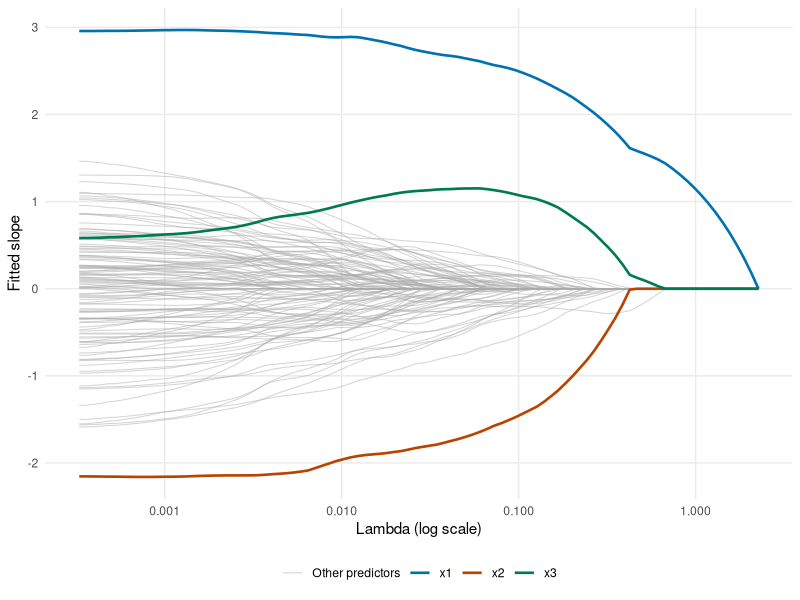
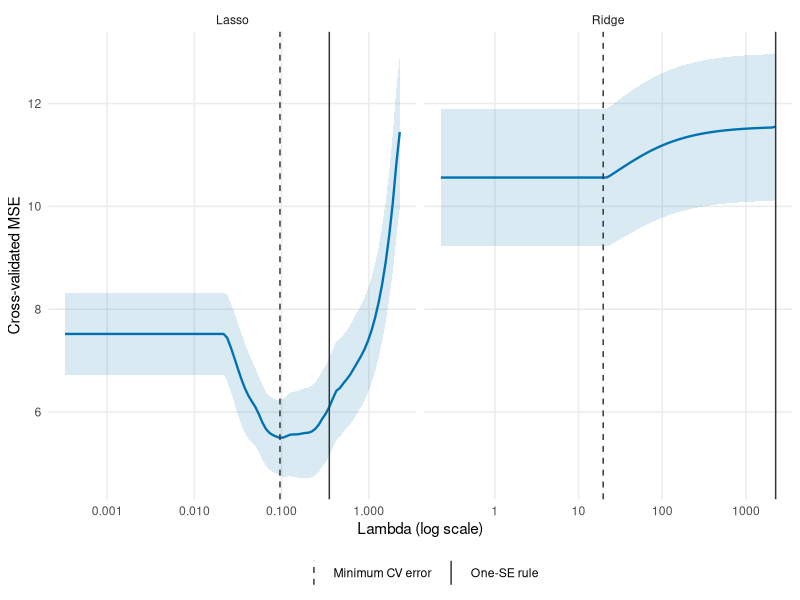
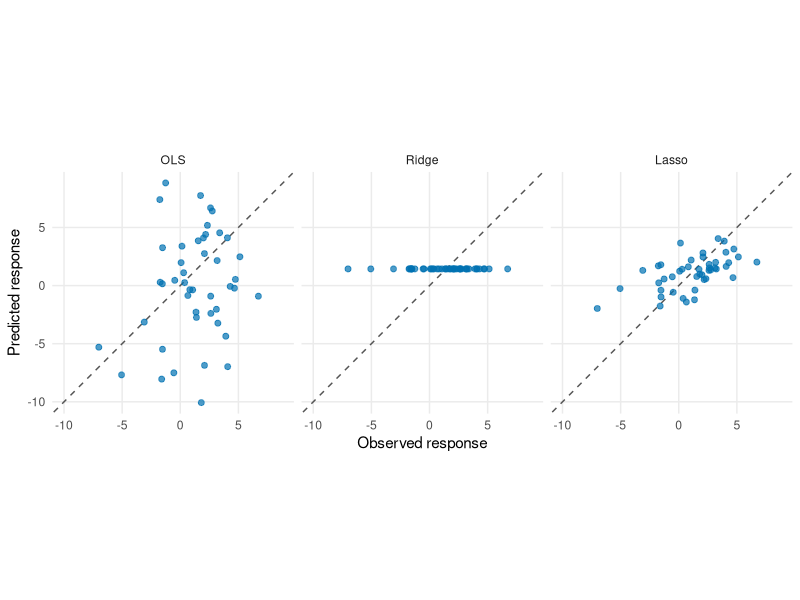

The R script that drew these images, in order:
## ---- chunk 1
#| label: ch12-rank-example
set.seed(8561)
ch12_wide <- cbind(1, matrix(rnorm(30 * 60), nrow = 30))
c(observations = nrow(ch12_wide), coefficients = ncol(ch12_wide),
  rank = qr(ch12_wide)$rank)
## ---- chunk 2
#| label: ch12-data
library(glmnet)
library(ggplot2)
set.seed(8561)
ch12_n <- 180
ch12_d <- 120
ch12_Sigma <- outer(seq_len(ch12_d), seq_len(ch12_d),
                    function(i, j) 0.6^abs(i - j))
ch12_X <- matrix(rnorm(ch12_n * ch12_d), ch12_n, ch12_d) %*%
  chol(ch12_Sigma)
colnames(ch12_X) <- paste0("x", seq_len(ch12_d))
ch12_beta <- c(3, -2, 1.5, rep(0, ch12_d - 3))
ch12_y <- 2 + drop(ch12_X %*% ch12_beta) + rnorm(ch12_n, sd = 2)
ch12_train <- sort(sample(seq_len(ch12_n), 135))
ch12_test <- setdiff(seq_len(ch12_n), ch12_train)
ch12_folds <- sample(rep(1:5, length.out = length(ch12_train)))
ch12_xtr <- ch12_X[ch12_train, , drop = FALSE]
ch12_ytr <- ch12_y[ch12_train]
ch12_xte <- ch12_X[ch12_test, , drop = FALSE]
## ---- chunk 3
#| label: ch12-cv
ch12_ridge <- cv.glmnet(ch12_xtr, ch12_ytr, alpha = 0,
  family = "gaussian", foldid = ch12_folds, type.measure = "mse",
  standardize = TRUE)
ch12_lasso <- cv.glmnet(ch12_xtr, ch12_ytr, alpha = 1,
  family = "gaussian", foldid = ch12_folds, type.measure = "mse",
  standardize = TRUE)
## ---- chunk 4
#| label: fig-ch12-lasso-path
#| echo: false
#| fig-cap: "Lasso coefficient paths on the training data. The colored curves correspond to x1, x2 and x3, the three predictors used in the simulated mean; gray curves represent the other 117 predictors. Larger lambda means a stronger penalty. The path describes fitted coefficients, not their confidence intervals."
#| fig-alt: "Lasso coefficients plotted against lambda on a log scale. Most curves approach zero as lambda increases. Signal variables x1, x2 and x3 are distinguished by color and the legend; other variables are gray."
#| fig-width: 7
#| fig-height: 3.8
ch12_b <- as.matrix(ch12_lasso$glmnet.fit$beta)
ch12_path <- data.frame(
  Lambda = rep(ch12_lasso$lambda, each = nrow(ch12_b)),
  Coefficient = as.vector(ch12_b),
  Predictor = rep(rownames(ch12_b), times = ncol(ch12_b)))
ch12_path$Label <- ifelse(ch12_path$Predictor %in% c("x1", "x2", "x3"),
                          ch12_path$Predictor, "Other predictors")
ggplot(ch12_path, aes(Lambda, Coefficient, group = Predictor)) +
  geom_line(data = subset(ch12_path, Label == "Other predictors"),
            aes(colour = Label), linewidth = 0.35, alpha = 0.5) +
  geom_line(data = subset(ch12_path, Label != "Other predictors"),
            aes(colour = Label), linewidth = 0.9) +
  scale_x_log10() +
  scale_colour_manual(values = c("Other predictors" = "#AAAAAA",
    x1 = "#0072B2", x2 = "#B84400", x3 = "#007A55")) +
  labs(x = "Lambda (log scale)", y = "Fitted slope", colour = NULL) +
  theme_minimal(base_size = 11) +
  theme(legend.position = "bottom", panel.grid.minor = element_blank())
## ---- chunk 5
#| label: fig-ch12-cv
#| echo: false
#| fig-cap: "Five-fold CV error within the training set. Shading is plus or minus one estimated CV standard error, not a 95% confidence band. Dashed lines mark lambda.min; solid lines mark lambda.1se, the rule used for both test-set predictions. Each panel has its own lambda scale."
#| fig-alt: "Separate ridge and lasso panels show cross-validation mean squared error against lambda on log scales, with standard-error shading. A dashed line identifies the minimum-error lambda and a solid line identifies the more regularized one-standard-error choice."
#| fig-width: 7
#| fig-height: 3.8
ch12_cv_frame <- function(cv, method) data.frame(
  Lambda = cv$lambda, MSE = cv$cvm, Lower = pmax(0, cv$cvm - cv$cvsd),
  Upper = cv$cvm + cv$cvsd, Method = method)
ch12_cvplot <- rbind(ch12_cv_frame(ch12_ridge, "Ridge"),
                     ch12_cv_frame(ch12_lasso, "Lasso"))
ch12_choices <- data.frame(
  Method = rep(c("Ridge", "Lasso"), each = 2),
  Rule = rep(c("Minimum CV error", "One-SE rule"), 2),
  Lambda = c(ch12_ridge$lambda.min, ch12_ridge$lambda.1se,
             ch12_lasso$lambda.min, ch12_lasso$lambda.1se))
ggplot(ch12_cvplot, aes(Lambda, MSE)) +
  geom_ribbon(aes(ymin = Lower, ymax = Upper), fill = "#0072B2", alpha = 0.15) +
  geom_line(colour = "#0072B2", linewidth = 0.8) +
  geom_vline(data = ch12_choices, aes(xintercept = Lambda, linetype = Rule),
              colour = "#333333") +
  scale_linetype_manual(values = c("Minimum CV error" = "dashed",
                                  "One-SE rule" = "solid")) +
  scale_x_log10() +
  facet_wrap(~ Method, scales = "free_x") +
  labs(x = "Lambda (log scale)", y = "Cross-validated MSE", linetype = NULL) +
  theme_minimal(base_size = 11) +
  theme(legend.position = "bottom", panel.grid.minor = element_blank())
## ---- chunk 6
#| label: ch12-test
ch12_ols <- lm.fit(cbind(Intercept = 1, ch12_xtr), ch12_ytr)
stopifnot(ch12_ols$rank == ncol(ch12_xtr) + 1L)
ch12_pred <- cbind(
  `Training-mean baseline` = rep(mean(ch12_ytr), length(ch12_test)),
  OLS = drop(cbind(1, ch12_xte) %*% ch12_ols$coefficients),
  Ridge = drop(predict(ch12_ridge, newx = ch12_xte, s = "lambda.1se")),
  Lasso = drop(predict(ch12_lasso, newx = ch12_xte, s = "lambda.1se")))
ch12_errors <- sweep(ch12_pred, 1, ch12_y[ch12_test], "-")
ch12_performance <- data.frame(
  Model = colnames(ch12_pred),
  Test_RMSE = sqrt(colMeans(ch12_errors^2)),
  Test_MAE = colMeans(abs(ch12_errors)))
knitr::kable(ch12_performance, digits = 3, row.names = FALSE)
## ---- chunk 7
#| label: fig-ch12-test-predictions
#| echo: false
#| fig-cap: "Observed and predicted responses for the same 45 held-out observations. Each panel uses identical axes; the dashed diagonal represents exact prediction. Ridge and lasso use the one-SE choices from training-only CV. The simulated response is in arbitrary units."
#| fig-alt: "Three equally scaled panels compare OLS, ridge and lasso test predictions with observed outcomes and a diagonal reference line."
#| fig-width: 7
#| fig-height: 3.4
ch12_predplot <- data.frame(
  Observed = rep(ch12_y[ch12_test], 3),
  Predicted = as.vector(ch12_pred[, c("OLS", "Ridge", "Lasso")]),
  Method = factor(rep(c("OLS", "Ridge", "Lasso"), each = length(ch12_test)),
                  levels = c("OLS", "Ridge", "Lasso")))
ch12_limits <- range(ch12_predplot$Observed, ch12_predplot$Predicted)
ggplot(ch12_predplot, aes(Observed, Predicted)) +
  geom_abline(intercept = 0, slope = 1, linetype = "dashed", colour = "#555555") +
  geom_point(colour = "#0072B2", alpha = 0.7, size = 1.7) +
  facet_wrap(~ Method, nrow = 1) +
  coord_equal(xlim = ch12_limits, ylim = ch12_limits) +
  labs(x = "Observed response", y = "Predicted response") +
  theme_minimal(base_size = 11) +
  theme(panel.grid.minor = element_blank())
